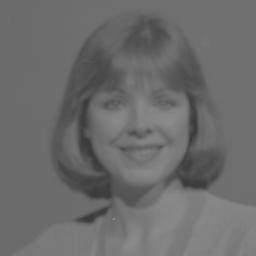
#> input picture woman.jpg, 256 x 256 px
$ python first.py
#> lines starting #> are read from the running program, lines starting #| are printed output that depends on the picture
import cv2
import numpy as np
from matplotlib import pyplot as plt

img = cv2.imread('woman.jpg')
#> img is the input picture: shape (256, 256, 3); min 56, max 139, mean 107.8
row,cols,channels = img.shape
#> row = 256; cols = 256; channels = 3
smallest = np.amin(img)
#> smallest = 56
biggest = np.amax(img)
#> biggest = 139


output = img.copy()
lista = []
for i in range (row):
    for j in range (cols):
        lista.append(img[i][j][0])
        output[i][j] =  (img[i][j]-smallest)*(255/(biggest-smallest))
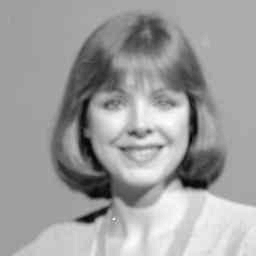
#> output: shape (256, 256, 3); min 0, max 255, mean 158.5
#> after the loop, lista = 65536 items

print("min value %s max value %s" % (smallest , biggest))
#| min value 56 max value 139

cv2.imwrite('outputcell.png',output)
smallest = np.amin(output)
#> smallest = 0
biggest = np.amax(output)
#> biggest = 255
print( "maximo:" + str(biggest)+"minimo"+str(smallest))
#| maximo:255minimo0

cv2.imshow('input',img)
cv2.imshow('output',output)
cv2.waitKey(0)
cv2.destroyAllWindows()
histr = cv2.calcHist( [img],[0],None,[256],[0,256])
#> histr = 256 values, max 11064 at index 108, min 0 at index 0, mean 256
histr2 = cv2.calcHist( [output],[0],None,[256],[0,256])
#> histr2 = 256 values, max 11064 at index 159, min 0 at index 1, mean 256
plt.plot(histr)
plt.plot(histr2)
plt.show()
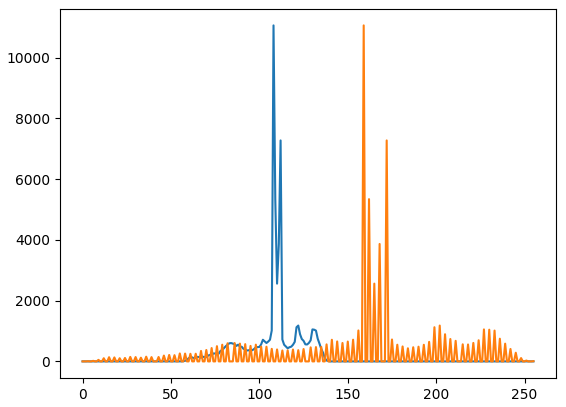
#> figure drawn by matplotlib, 1 panel; curve peaks at x = 108, y = 11064; curve peaks at x = 159, y = 11064
#plt.hist(output.ravel(),256,[0,256]); plt.show()
#plt.hist(img.ravel(),256,[0,256]); plt.show()

$ run again, with outlier.jpg copied over woman.jpg
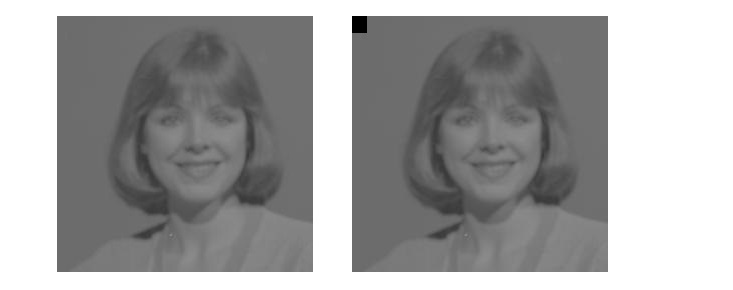
#> input picture outlier.jpg, 733 x 290 px
#> img is the input picture: shape (290, 733, 3); min 0, max 255, mean 164.1
#> smallest = 0
#> biggest = 255
#> after the loop `for i in range (row):`: lista = 212570 items
#| min value 0 max value 255
#| maximo:255minimo0
#> histr = 256 values, max 81134 at index 255, min 0 at index 4, mean 830.4
#> histr2 has the same summary as histr
#> `plt.show()`:
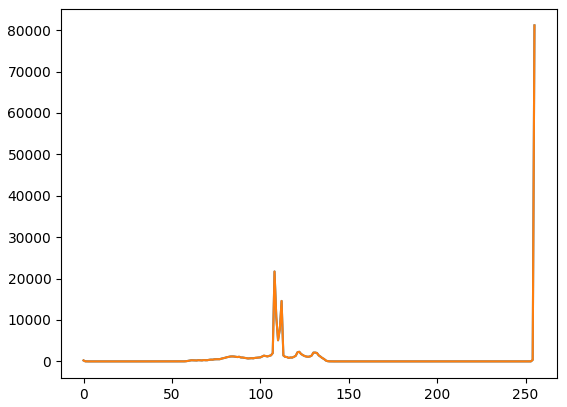
#> figure drawn by matplotlib, 1 panel; curve peaks at x = 255, y = 81134; curve peaks at x = 255, y = 81134
